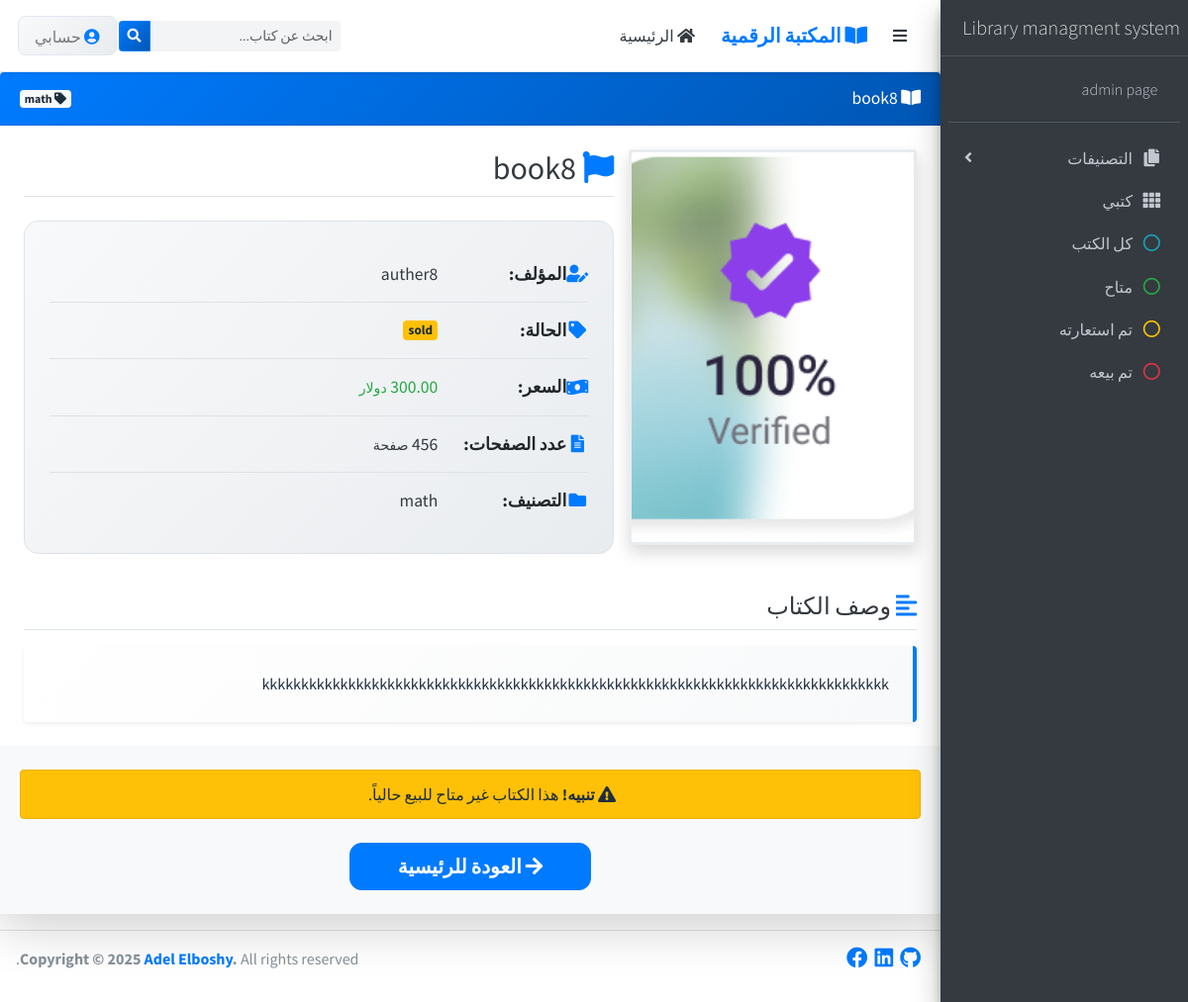
Page /buy-book-24 on the earlier database version.
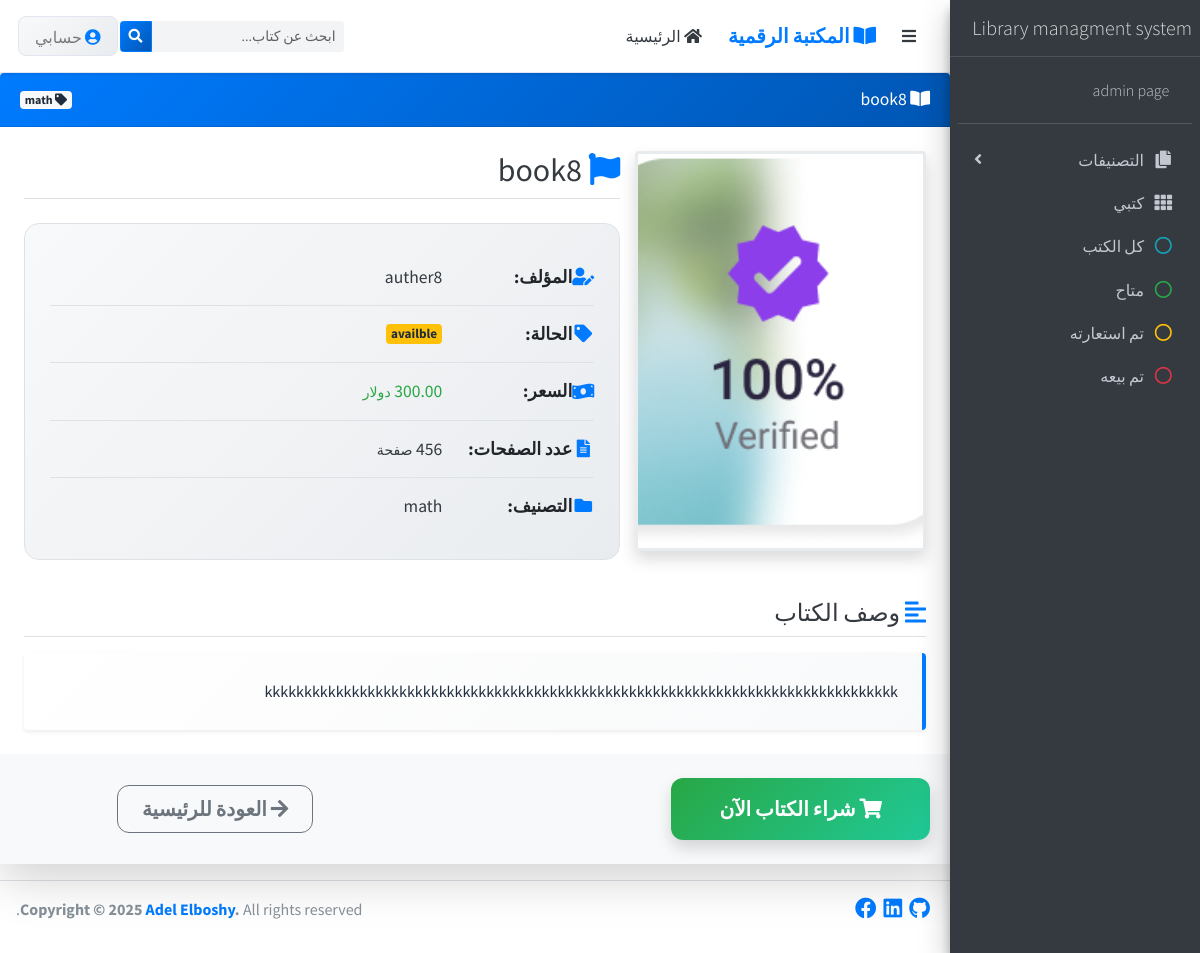
Same page on the later database version.
### my_books/models.py (models this page shows)
class Book (models.Model):
    book_status =[
        ('availble','availble'),
        ('rented','rented'),
        ('sold','sold'),
        ('avl_for_rent','avl_for_rent')
    ]
    title           =models.CharField(max_length=100)
    auther          =models.CharField(max_length=100)
    book_image      =models.ImageField(upload_to='photos %Y %m %d ',null=True,blank=True)
    auther_image    =models.ImageField(upload_to='photos2 %Y %m %d',null=True,blank=True)
    price           =models.DecimalField(max_digits=10,decimal_places=2,null=True,blank=True)
    status          =models.CharField(max_length = 100,choices=book_status,default='availble')
    pages           =models.IntegerField()
    active          =models.BooleanField(default=True)
    retal_price_day =models.DecimalField(max_digits=10,decimal_places=2,null=True,blank=True)
    retal_proid     =models.IntegerField(null=True,blank=True)
    total_rental    =models.DecimalField(max_digits=10,decimal_places=2,null=True,blank=True)
    discription     =models.CharField(max_length = 100)
    catigery        =models.ForeignKey(Catigory,on_delete=models.PROTECT)
    class Meta :
        ordering = ['-id']

class Catigory(models.Model):
    name =  models.CharField(max_length = 100)
    class Meta :
        ordering = ['-id']
    def __str__(self):
        return f"{self.name}"

### main_app/views.py (the view, shortened to what this page needs)
# urls.py: path('buy-book-<int:id>', views.buy, name='buy'),
def buy(request, id):
    book = get_object_or_404(Book, id=id)
    context = {
        'selected_book': book,
    }
    return render(request, 'buy.html', context)

### main_app/templates/buy.html (shortened to what this page needs)
{% extends 'base.html' %}
{% block content %}
<div style="direction: rtl;" class="wrapper">
    <div class="content-wrapper">
        <div class="card card-primary shadow-lg border-0">
            <div class="card-header bg-gradient-primary text-white py-3">
                <div class="d-flex justify-content-between align-items-center">
                    <h3 class="card-title mb-0">
                        <i class="fas fa-book-open me-2"></i>
                        {{ selected_book.title }}
                    </h3>
                    <span class="badge bg-light text-dark fs-6">
                        <i class="fas fa-tag me-1"></i>
                        {{ selected_book.catigery }}
                    </span>
                </div>
            </div>
            <div class="card-body p-4">
                <div class="row align-items-stretch">
                    <div class="col-md-5 col-lg-4 mb-4">
                        <div class="book-image-container text-center">
                            {% if selected_book.book_image %}
                                <img src="{{ selected_book.book_image.url }}"
                                     alt="صورة كتاب {{ selected_book.title }}"
                                     class="img-fluid rounded shadow book-image">
                            {% endif %}
                        </div>
                    </div>
                    <div class="col-md-7 col-lg-8">
                        <div class="book-info h-100">
                            <h1 class="h2 text-dark mb-4 pb-2 border-bottom">
                                <i class="fas fa-flag text-primary me-2"></i>
                                {{ selected_book.title }}
                            </h1>
                            <div class="book-details">
                                <div class="detail-item">
                                    <i class="fas fa-user-edit text-primary me-2 fa-fw"></i>
                                    <strong class="me-2">المؤلف:</strong>
                                    <span class="text-dark">{{ selected_book.auther }}</span>
                                </div>
                                <div class="detail-item">
                                    <i class="fas fa-tag text-primary me-2 fa-fw"></i>
                                    <strong class="me-2">الحالة:</strong>
                                    <span class="badge {% if selected_book.status == 'متاح' %}bg-success{% else %}bg-warning text-dark{% endif %} fs-6">
                                        {{ selected_book.status }}
                                    </span>
                                </div>
                                {% if selected_book.price %}
                                <div class="detail-item">
                                    <i class="fas fa-money-bill-wave text-primary me-2 fa-fw"></i>
                                    <strong class="me-2">السعر:</strong>
                                    <span class="text-success fw-bold fs-5">{{ selected_book.price }} <small>دولار</small></span>
                                </div>
                                {% endif %}
                                <div class="detail-item">
                                    <i class="fas fa-file-alt text-primary me-2 fa-fw"></i>
                                    <strong class="me-2">عدد الصفحات:</strong>
                                    <span class="text-dark">{{ selected_book.pages }} <small>صفحة</small></span>
                                </div>
                                <div class="detail-item">
                                    <i class="fas fa-folder text-primary me-2 fa-fw"></i>
                                    <strong class="me-2">التصنيف:</strong>
                                    <span class="text-dark">{{ selected_book.catigery }}</span>
                                </div>
                            </div>
                        </div>
                    </div>
                </div>
                {% if selected_book.discription %}
                <div class="row mt-4">
                    <div class="col-12">
                        <div class="description-section">
                            <h4 class="text-dark mb-3 border-bottom pb-2">
                                <i class="fas fa-align-left text-primary me-2"></i>
                                وصف الكتاب
                            </h4>
                            <div class="description-content bg-light p-4 rounded shadow-sm">
                                <p class="mb-0 text-justify lh-lg fs-5">
                                    {{ selected_book.discription }}
                                </p>
                            </div>
                        </div>
                    </div>
                </div>
                {% endif %}
            </div>
            <div class="card-footer bg-light py-4">
                {% if selected_book.status != 'sold' %}
                <div class="row align-items-center">
                    <div class="col-md-8">
                        <div class="d-flex flex-column flex-md-row gap-3 align-items-center">
                            <form method="POST" action="{% url 'buy' selected_book.id %}" class="mb-2 mb-md-0">
                                <button type="submit" class="btn btn-success btn-lg px-5 py-3 shadow">
                                    <i class="fas fa-shopping-cart me-2"></i>
                                    شراء الكتاب الآن
                                </button>
                            </form>
                        </div>
                    </div>
                    <div class="col-md-4 text-md-end mt-3 mt-md-0">
                        <a href="{% url 'main' %}" class="btn btn-outline-secondary btn-lg px-4">
                            <i class="fas fa-arrow-right me-2"></i>
                            العودة للرئيسية
                        </a>
                    </div>
                </div>
                {% else %}
                <div class="text-center">
                    <div class="alert alert-warning alert-dismissible fade show mb-4" role="alert">
                        <i class="fas fa-exclamation-triangle me-2"></i>
                        <strong>تنبيه!</strong> هذا الكتاب غير متاح للبيع حالياً.
                    </div>
                    <a href="{% url 'main' %}" class="btn btn-primary btn-lg px-5">
                        <i class="fas fa-arrow-right me-2"></i>
                        العودة للرئيسية
                    </a>
                </div>
                {% endif %}
            </div>
        </div>
    </div>
</div>
{% endblock %}

### templates/base.html (shortened to what this page needs)
{%load static%}
<!DOCTYPE html>
<html  lang="ar">
    <head>
        <link rel="stylesheet" href="{% static 'plugins/fontawesome-free/css/all.min.css'%}">
        <link rel="stylesheet" href="http://code.ionicframework.com/ionicons/2.0.1/css/ionicons.min.css">
        <link rel="stylesheet" href="{% static 'dist/css/adminlte_ar.min.css'%}">
    </head>
    <body dir="rtl" class="hold-transition sidebar-mini">
        <nav class="main-header navbar navbar-expand navbar-white navbar-light shadow-sm">
    <div class="d-flex align-items-center">
        <ul class="navbar-nav">
            <li class="nav-item">
                <a class="nav-link" data-widget="pushmenu" href="#" role="button">
                    <i class="fas fa-bars text-dark"></i>
                </a>
            </li>
        </ul>
        <a href="{% url 'main' %}" class="brand-link text-decoration-none ms-3">
            <span class="brand-text font-weight-bold text-primary fs-4">
                <i class="fas fa-book-open me-2"></i>
                المكتبة الرقمية
            </span>
        </a>
    </div>
    <ul class="navbar-nav ms-3 d-none d-md-flex">
        <li class="nav-item">
            <a href="{% url 'main' %}" class="nav-link text-dark fw-medium">
                <i class="fas fa-home me-1"></i>
                الرئيسية
            </a>
        </li>
    </ul>
    <div class="navbar-search ml-auto">
        <form method="GET" action="{% url 'my_books' %}" class="form-inline">
            <div class="input-group input-group-sm search-container">
                <input class="form-control form-control-navbar search-input"
                       name="search_name"
                       type="search"
                       placeholder="ابحث عن كتاب..."
                       aria-label="Search">
                <div class="input-group-append">
                    <button class="btn btn-search" type="submit">
                        <i class="fas fa-search"></i>
                    </button>
                </div>
            </div>
        </form>
    </div>
    <ul class="navbar-nav ms-3">
        <li class="nav-item dropdown">
            <a class="nav-link dropdown-toggle user-menu" href="#" id="navbarDropdown"
               role="button" data-bs-toggle="dropdown" aria-expanded="false">
                <i class="fas fa-user-circle me-1 text-primary"></i>
                <span class="d-none d-md-inline">حسابي</span>
            </a>
        </li>
    </ul>
</nav>
        <aside style="position: fixed;" class="main-sidebar sidebar-dark-primary elevation-4">
            <a href="#" class="brand-link">
                <span class="brand-text font-weight-light">Library managment system </span>
            </a>
            <div class="sidebar">
                <div class="user-panel mt-3 pb-3 mb-3 d-flex">
                    <div class="image">
                    </div>
                    <div class="info">
                        <a href="{% url 'owner_login_page' %}" >
                            <span class="brand-text font-weight-light"> admin page </span>
                        </a>
                    </div>
                </div>
                <nav class="mt-2">
                    <ul class="nav nav-pills nav-sidebar flex-column" data-widget="treeview" role="menu" data-accordion="false">
                        <li class="nav-item has-treeview">
                            <a href="#" class="nav-link">
                                <i class="nav-icon fas fa-copy"></i>
                                <p>
                                    التصنيفات
                                    <i class="fas fa-angle-left right"></i>
                                </p>
                            </a>
                        </li>
                        <li class="nav-item">
                            <a href="{% url 'my_books' %}" class="nav-link">
                                <i class="nav-icon fas fa-th"></i>
                                <p>
                                كتبي
                                </p>
                            </a>
                        </li>
                        <li style="cursor: pointer;" class="nav-item showall">
                            <a id="" class="nav-link">
                                <i class="nav-icon far fa-circle text-info"></i>
                                <p>كل الكتب </p>
                            </a>
                        </li>
                        <li style="cursor: pointer;" class="nav-item statusavailble">
                            <a id="" class="nav-link">
                                <i class="nav-icon far fa-circle text-success"></i>
                                <p>متاح</p>
                            </a>
                        </li>
                        <li style="cursor: pointer;" class="nav-item statusavl_for_rent">
                            <a id="" class="nav-link">
                                <i class="nav-icon far fa-circle text-warning"></i>
                                <p>تم استعارته</p>
                            </a>
                        </li>
                        <li style="cursor: pointer;" class="nav-item statussold">
                            <a id="statusSold" class="nav-link">
                                <i class="nav-icon far fa-circle text-danger"></i>
                                <p class="text">تم بيعه</p>
                            </a>
                        </li>
                    </ul>
                </nav>
            </div>
        </aside>
        {% block content%}
        {% endblock %}
        <footer class="main-footer d-flex justify-content-between align-items-center mt-3 mb-3">
            <div class="float-left d-none d-sm-inline-block">
                <a target="_blank" href="#"><i class="fab fa-lg ml-1 fa-github"></i></a>
                <a target="_blank" href="#"><i class="fab fa-lg ml-1 fa-linkedin"></i></a>
                <a target="_blank" href="#"><i class="fab fa-lg ml-1 fa-facebook"></i></a>
            </div>
            <div class="float-right">
                <strong>Copyright &copy; 2025 <a href="#">Adel Elboshy</a>.</strong>
                All rights reserved.
            </div>
        </footer>
    </body>
</html>

Differences in the rows shown:
changed Book "book8": status "sold" → "availble"
Other differences:
text no longer shown: "تنبيه! هذا الكتاب غير متاح للبيع حالياً."
text now shown: "شراء الكتاب الآن"
